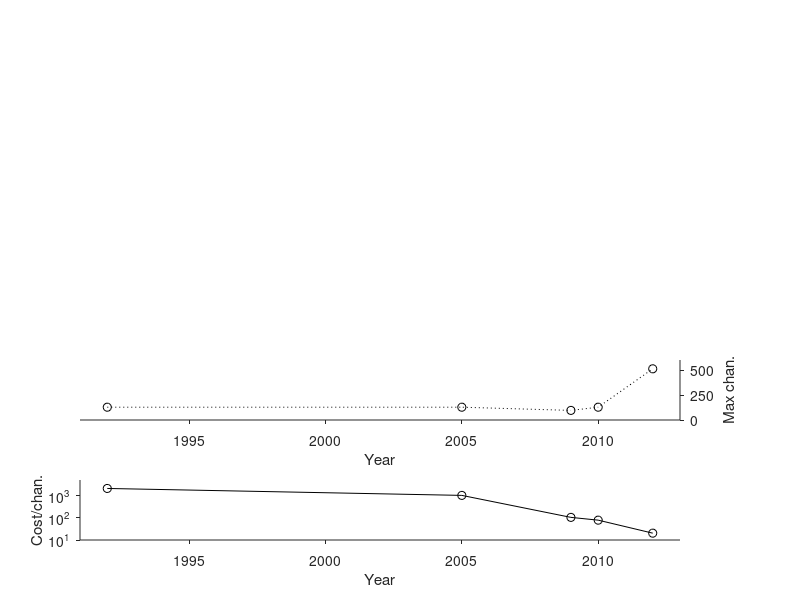

Recreate this plot in MATLAB. (Note: this script raises an error after producing the figure.)
% Plot of cost of commercial and OS options over time

% Open source options
sys             = {'AD'    'MB'     'NR'    'AE'    'OE'};%   'PG'};
time            = [1992    2005     2009    2010    2012];%    2015];
cost            = [100e3   65e3     10e3    10e3    2600];%    550 ];  % I'm not sure if these are correct. For instance, AE uses Neuralynx amps right - I would imagine those are not cheap for 128 chans.
chan_atcost     = [48      64       96      128     128 ];%    32  ];
max_chan        = [128     128      96      128     512 ];%    512 ]; % Technically PG and OE don't have maxs, because they can be daisy-chained. 

close all
aw = 15;
ah = 2;
figure('unit','centimeters','position',[2 2 20 20]);
a1 = axes('unit','centimeters','position',[2 2 aw ah]);
plot(a1, time, cost./chan_atcost,'ko-');
xlabel('Year')
ylabel('Cost/chan.')
set(a1,'tickdir','out','box','off','Ylim',[10 5e3],'Xlim',[1991 2013],'YTick',[10 100 1000 10000],'YScale','log','TickLength',[0.1/aw 1])


a2 = axes('unit','centimeters','position',[2 2+2+ah aw ah]);
plot(a2, time, max_chan,'ko:');
xlabel('Year')
ylabel('Max chan.')
set(a2,'tickdir','out','box','off','Ylim',[0 600],'Xlim',[1991 2013],'YTick',[0 250 500],'YScale','linear','TickLength',[0.1/aw 1], 'YAxisLocation','right')

export_fig(gcf,'-pdf','-transparent','system_cost.pdf')

%% Commercial options (TODO if we are actually going to pursue this idea)


%% Other events to include on timeline


% Git introduced, 2005
% Github, 2008
% Intan chips introduce, 2009
% Linux introduced, 1991
% Arduino, 2005
% OSH park, (source: @Laen)
